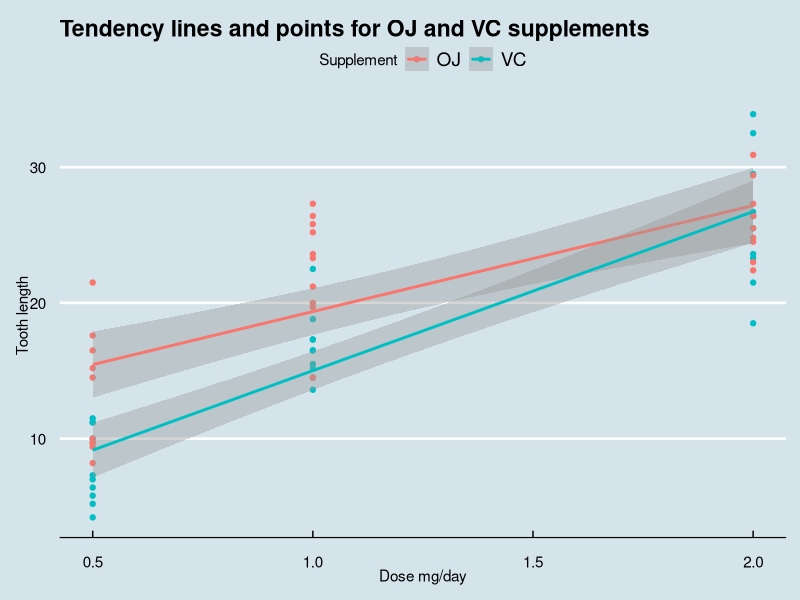
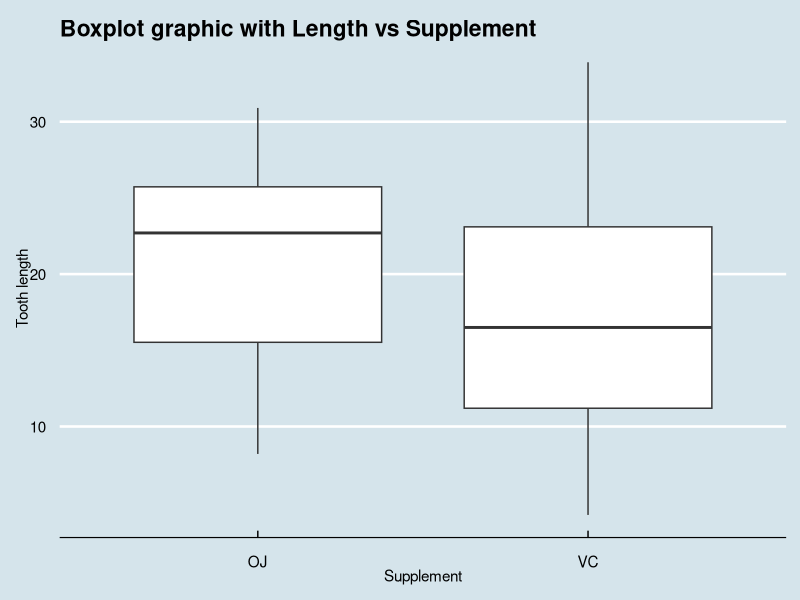
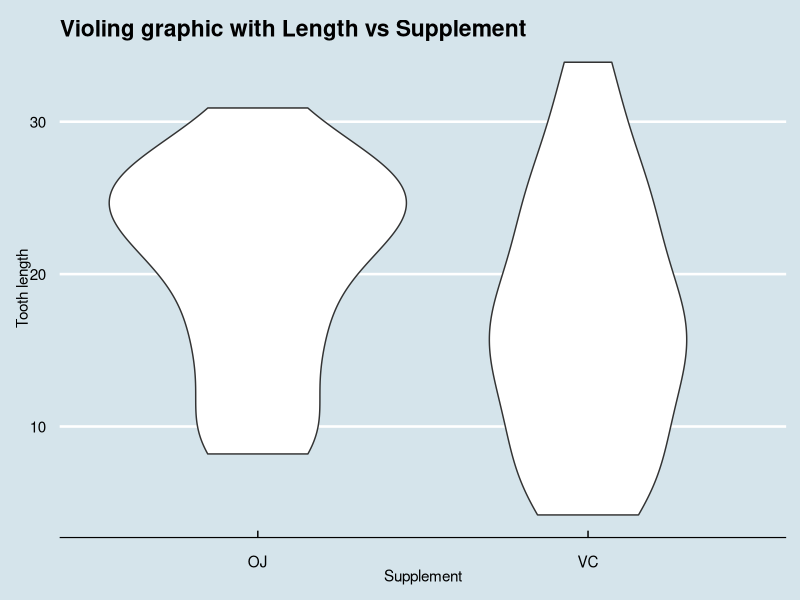
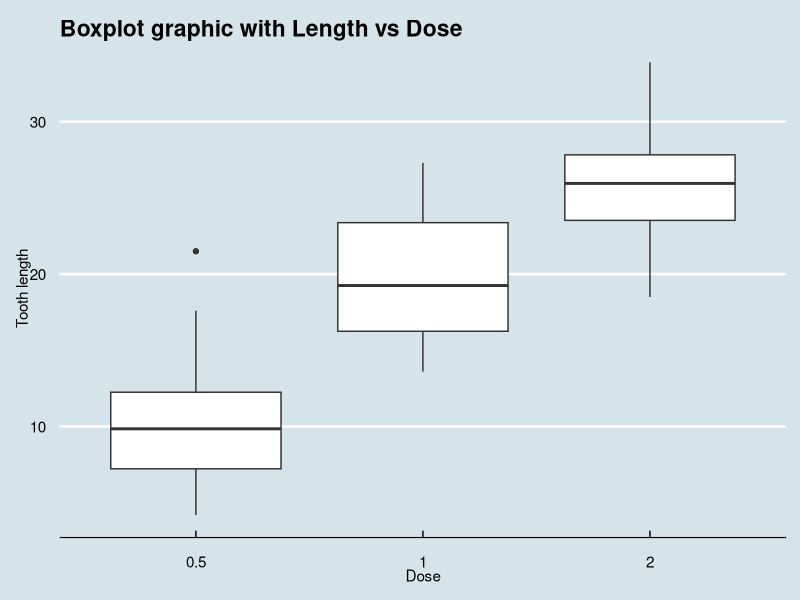
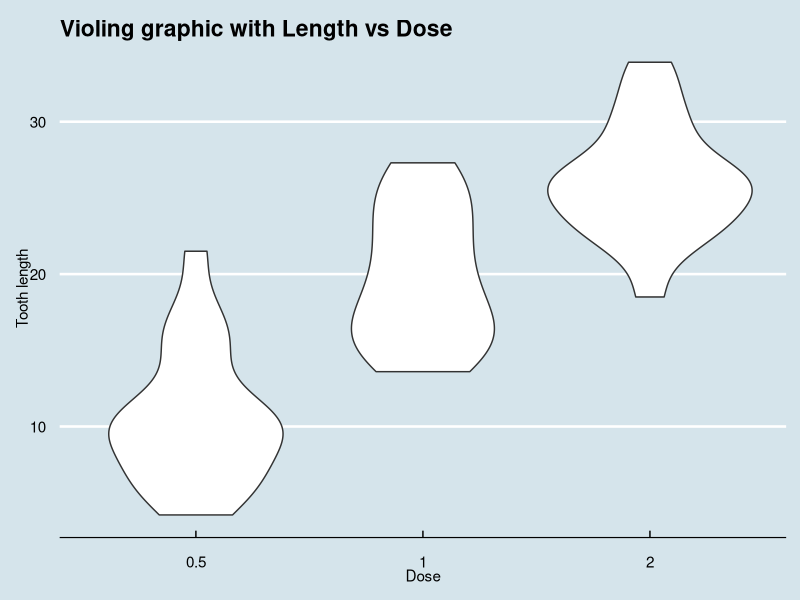

Recreate these plots in R, in order. (Note: this script raises an error after producing the figures.)
## ---- chunk 1
knitr::opts_chunk$set(echo = TRUE,fig.align = "center",out.width = '60%')
## ---- chunk 2
library(datasets)
library(ggplot2)
library(dplyr)
library(tibble)
library(ggthemes)
dataset <- as.tibble(ToothGrowth)
## ---- chunk 3
##General infor about the dataset
str(dataset)

## ---- chunk 4
##Summary statistics of the variables
summary(dataset)
##First 10 rows of the dataset
head(dataset)
##Last 10 rows of the dataset
tail(dataset)
## ---- chunk 5
##Number of guinea pigs by combination of supplement and dose
table(select(dataset,c("supp","dose")))
## ---- chunk 6
g <- ggplot(data = dataset)
##Point plot with linear tendenci lines
g + geom_point(aes(x = dose,y=len,colour = supp)) + 
    geom_smooth(aes(x = dose,y=len,colour = supp),method = "lm") + 
    theme_economist() + 
    labs(title = "Tendency lines and points for OJ and VC supplements",x = "Dose mg/day",
         y = "Tooth length",colour= "Supplement")
## ---- chunk 7
g + geom_boxplot(aes(x = supp,y = len)) + theme_economist() +
    labs(title = "Boxplot graphic with Length vs Supplement",y = "Tooth length",
         x = "Supplement")
## ---- chunk 8
g + geom_violin(aes(x=supp,y= len)) + theme_economist() + 
    labs(title = "Violing graphic with Length vs Supplement", x = "Supplement",
         y = "Tooth length")
## ---- chunk 9
g + geom_boxplot(aes(x = as.factor(dose),y = len)) + theme_economist() + 
    labs(title = "Boxplot graphic with Length vs Dose",y = "Tooth length",x = "Dose")
## ---- chunk 10
g + geom_violin(aes(x= as.factor(dose),y= len)) + theme_economist() + 
    labs(title = "Violing graphic with Length vs Dose", x = "Dose",
         y = "Tooth length")
## ---- chunk 11
test_supp <- t.test(data = dataset,len ~ supp,paired = FALSE, var.equal = FALSE)
print(test_supp)
## ---- chunk 12
dose05 <- filter(dataset,dose == 0.5) %>% select(len)
dose1 <- filter(dataset,dose == 1) %>% select(len)
dose2 <- filter(dataset,dose == 2) %>% select(len)
test_1_05 <- t.test(dose1- dose05,paired = FALSE, var.equal = FALSE,
                    alternative = "greater")
test_2_05 <- t.test(dose2- dose05,paired = FALSE, var.equal = FALSE,
                    alternative = "greater")
test_2_1 <- t.test(dose2 - dose1,paired = FALSE, var.equal = FALSE,
                   alternative = "greater")
## ---- chunk 13
print(test_1_05)
## ---- chunk 14
print(test_2_05)
## ---- chunk 15
print(test_2_1)
## ---- chunk 16
p_values <- c(test_1_05$p.value,test_2_05$p.value,test_2_1$p.value)
##With the Bonferroni correction alpha_corrected = 0.017
p_values < 0.017
